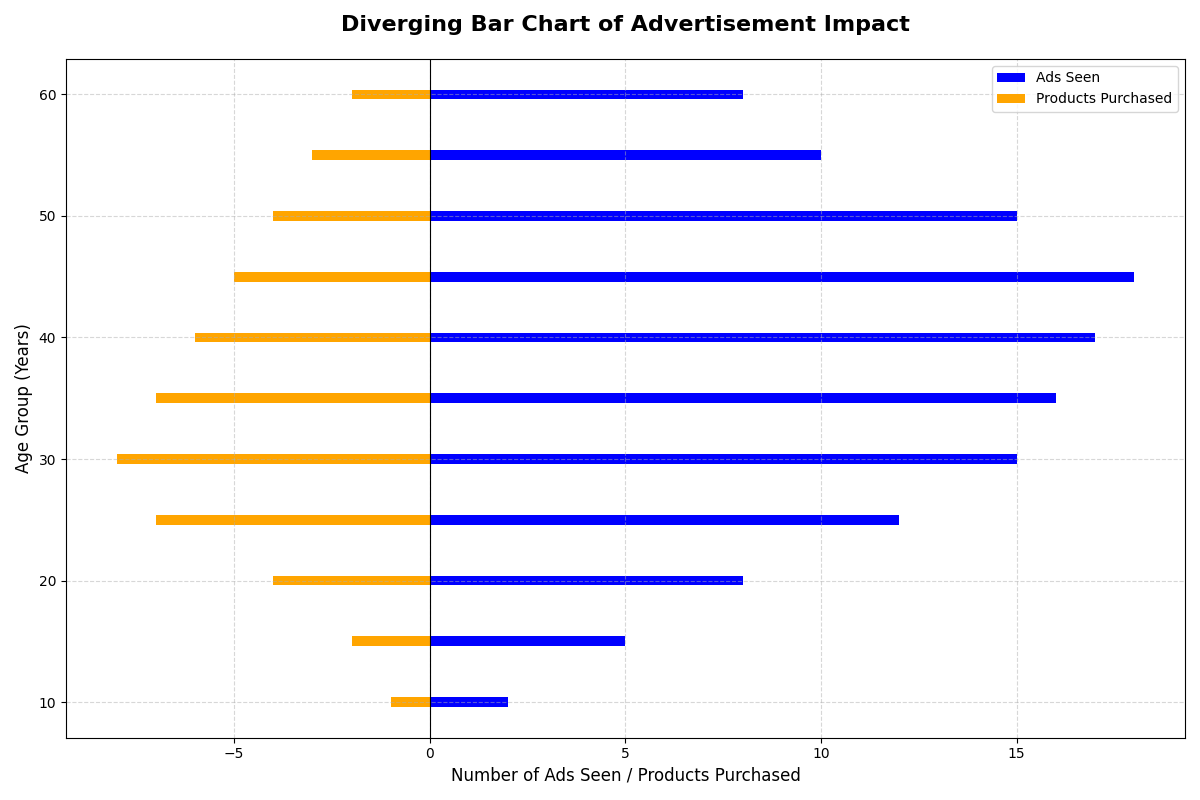

Source code (Python):
import matplotlib.pyplot as plt
import numpy as np

# Data: Age groups (in years), Number of Ads Seen, Number of Products Purchased
age_groups = np.array([10, 15, 20, 25, 30, 35, 40, 45, 50, 55, 60])
ads_seen = np.array([2, 5, 8, 12, 15, 16, 17, 18, 15, 10, 8])
products_purchased = np.array([1, 2, 4, 7, 8, 7, 6, 5, 4, 3, 2])

# Create figure and diverging bar plot
fig, ax = plt.subplots(figsize=(12, 8))

# Calculating mid-point for diverging bars
midpoint = np.zeros_like(ads_seen)

# Plotting the divergent bar chart
ax.barh(age_groups, ads_seen, color='blue', label='Ads Seen')
ax.barh(age_groups, -products_purchased, color='orange', label='Products Purchased')

# Customize axes and labels
ax.set_title('Diverging Bar Chart of Advertisement Impact', fontsize=16, fontweight='bold', pad=20)
ax.set_xlabel('Number of Ads Seen / Products Purchased', fontsize=12)
ax.set_ylabel('Age Group (Years)', fontsize=12)
ax.grid(visible=True, linestyle='--', alpha=0.5)
ax.axvline(0, color='black', linewidth=0.8)

# Add legend
ax.legend()

# Automatically adjust layout
plt.tight_layout()

# Show plot
plt.show()
